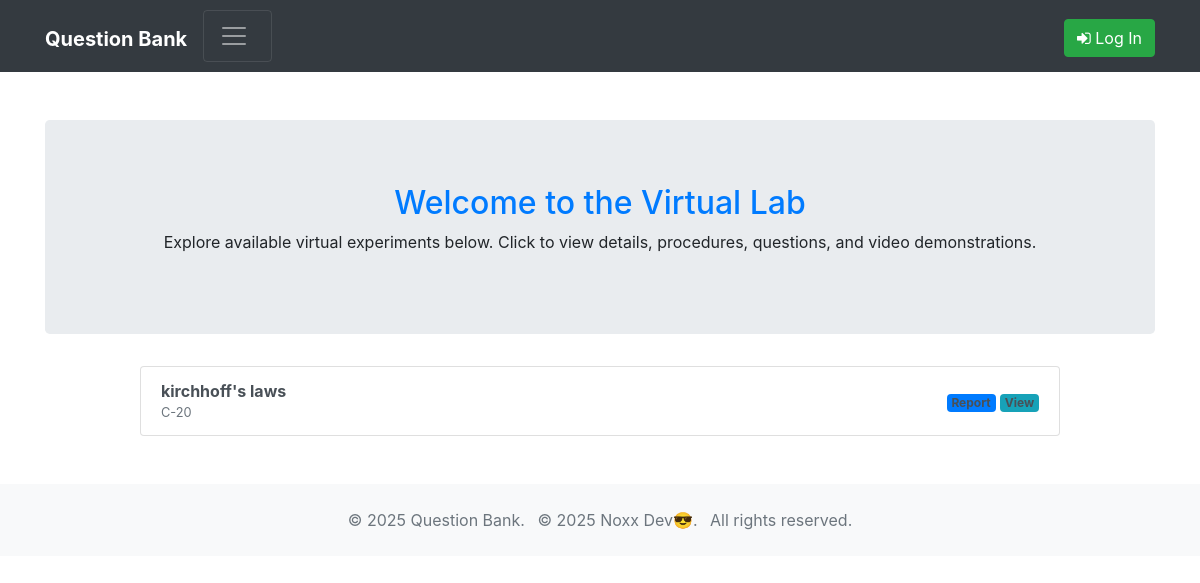
The page /experiment_list/ on the database as committed earlier.
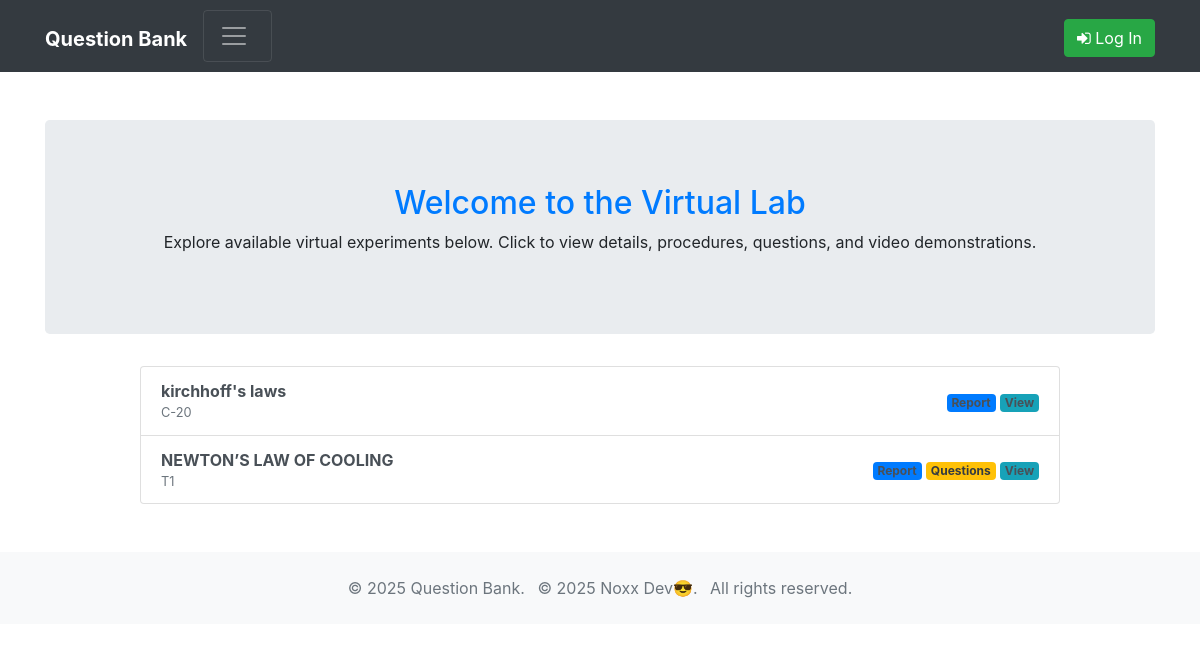
The same page on the database as committed later.
### QuestionBank/models.py (models this page shows, shortened)
class VirtualExperiment(models.Model):
    title = models.CharField(max_length=200)
    code = models.CharField(max_length=50)
    objective = models.TextField(blank=True)
    theory = models.TextField(blank=True)
    method_summary = models.TextField(blank=True, help_text="Optional overview of the procedure.")
    video_url = models.URLField(blank=True, null=True)
    requires_report = models.BooleanField(default=True)
    requires_questions = models.BooleanField(default=False)
    class Meta:
        verbose_name = "Virtual Experiment"
        verbose_name_plural = "Virtual Experiments"

### QuestionBank/views.py (the view)
# urls.py: path('experiment_list/', views.ExperimentListView.as_view(), name='experiment_list'),
class ExperimentListView(ListView):
    model = VirtualExperiment
    template_name = 'bank/experiment_list.html'
    context_object_name = 'experiments'

### QuestionBank/templates/bank/experiment_list.html (shortened to what this page needs)
{% extends 'layout/base.html' %}
{% block content %}
<div class="container my-5">
    <div class="jumbotron">
        <h2 class="text-center text-primary">
            Welcome  to the Virtual Lab
        </h2>
        <p class="text-center">Explore available virtual experiments below. Click to view details, procedures, questions, and video demonstrations.</p>
    </div>
    <div class="row">
        <div class="col-md-10 offset-md-1">
            <div class="list-group">
                {% for experiment in experiments %}
                    <a href="{% url 'bank:experiment_detail' experiment.id %}"
                       class="list-group-item list-group-item-action d-flex justify-content-between align-items-center">
                        <div>
                            <strong>{{ experiment.title }}</strong>
                            <div class="text-muted small">{{ experiment.code }}</div>
                        </div>
                        <div>
                            {% if experiment.requires_report %}
                                <span class="badge bg-primary">Report</span>
                            {% endif %}
                            {% if experiment.requires_questions %}
                                <span class="badge bg-warning text-dark">Questions</span>
                            {% endif %}
                            <span class="badge bg-info">View</span>
                        </div>
                    </a>
                {% empty %}
                    <p class="text-center">No experiments available at the moment.</p>
                {% endfor %}
            </div>
        </div>
    </div>
</div>
{% endblock %}

Rows that differ between the two databases and show on the page:
added VirtualExperiment: title "NEWTON’S LAW OF COOLING", code "T1", requires_report "Report", requires_questions "Questions"
